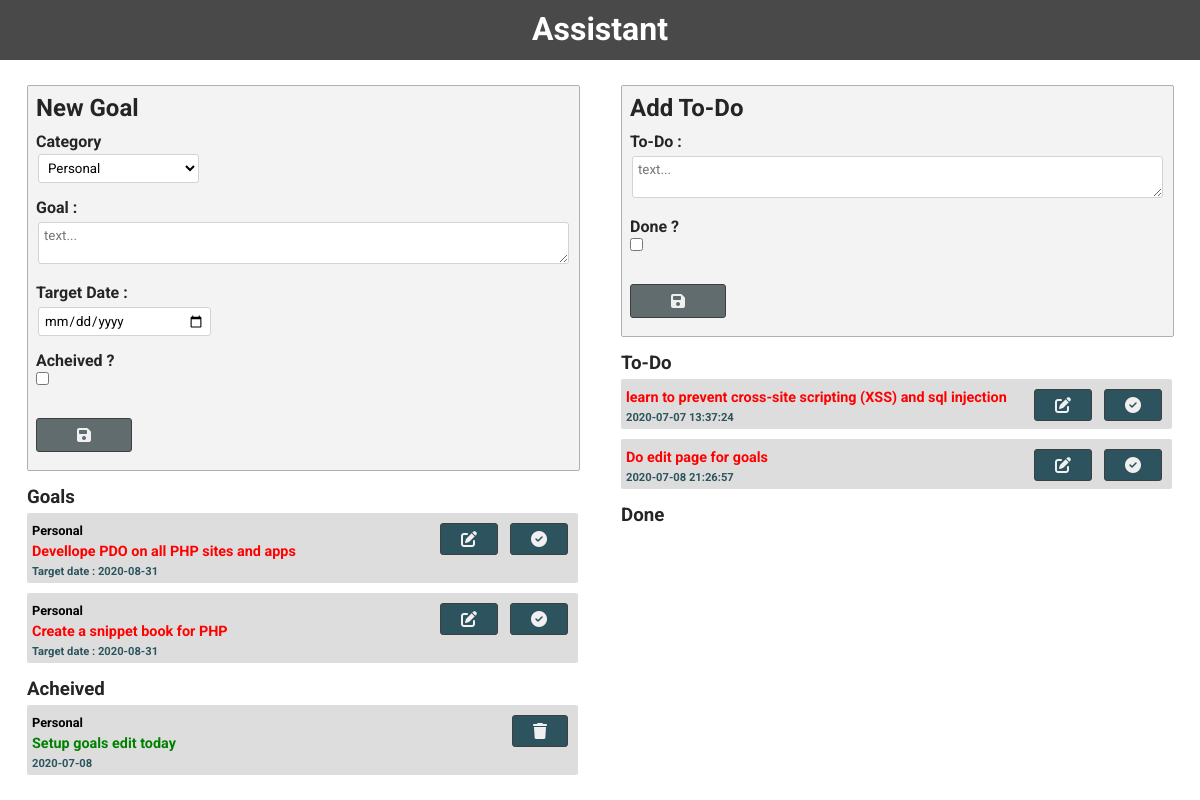
The page / on the database its author committed.
### tables this page shows
CREATE TABLE `goals` (
  `goal_id` int(11) NOT NULL,
  `goal_category` int(11) NOT NULL,
  `goal_text` varchar(255) NOT NULL,
  `goal_date` date NOT NULL,
  `goal_complete` int(11) NOT NULL
);

CREATE TABLE `todo` (
  `id` int(11) NOT NULL,
  `todo_text` varchar(255) NOT NULL,
  `todo_date` timestamp NOT NULL DEFAULT CURRENT_TIMESTAMP ON UPDATE CURRENT_TIMESTAMP,
  `todo_complete` int(11) NOT NULL
);

### index.php (the view, shortened to what this page needs)
<?php
include 'connect.php';
?>
<!DOCTYPE html>
<html lang="en">
<head>
    <link rel="stylesheet" href="style.css">
    <link href="src/facebox.css" media="screen" rel="stylesheet" type="text/css" />
</head>
<body>
<div id="container">
    <h1>Assistant</h1>
    <div class="container-top">
    <form action="insert_goal.php" method="post">
    <h2>New Goal</h2>
        <label class="label" for="cat">Category</label>
        <select name="cat" id="cat">
            <option value="0">Personal</option>
        </select>
        <label class="label" for="text">Goal :</label>
        <textarea name="text" id="text" placeholder="text..."></textarea>
        <label class="label" for="goaldate">Target Date :</label>
        <input type="date" id="goaldate" name="goaldate">
        <label class="label" for="complete">Acheived ?</label><br>
        <input title="yes" type="checkbox" id="complete" name="complete" value="1"><br><br>
        <button title="save" type="submit" class="fas fa-save"></button>
    </form>
    <?php
    $sql = "SELECT * FROM goals";
    print("<h3>Goals</h3>");
    $result = mysqli_query($conn, $sql) or die(mysqli_error($conn));
    while($row = mysqli_fetch_array($result)){
        if($row['goal_complete'] == 0){
            if($row['goal_category'] == 0){
                $cat = "Personal";
              } elseif ($row['goal_category' == 1]){
                $cat = "Professional";
              } else {
                $cat = "Other";
              }
              echo "<div class='goal'>";
              echo "<a rel='facebox' href='edit_goal.php?id=" . $row['goal_id'] . "'><button title='edit' id='btn' class='btnEdit fas fa-edit'></button></a><a href='complete.php?id=" . $row['goal_id'] . "'><button title='done' id='btn' class='btnComplete fas fa-check-circle'></button></a><p style='color: black; font-size: 0.8em;'>";
              echo $cat . "</p><p class='ptext'>" . $row['goal_text'] . "</p>" . "<p style='font-size: 0.7em; color: #2d545e;'>Target date : " . $row['goal_date'];
              echo "</p></div>";
        }
    }
    print("<h3>Acheived</h3>");
    $result = mysqli_query($conn, $sql) or die(mysqli_error($conn));
    while($row = mysqli_fetch_array($result)){
        if($row['goal_complete'] != 0){
            if($row['goal_category'] == 0){
                $cat = "Personal";
              } elseif ($row['goal_category' == 1]){
                $cat = "Professional";
              } else {
                $cat = "Other";
              }
              echo "<div class='goalx'>";
              echo "<a href='delete.php?id=" . $row['goal_id'] . "'><button title='delete' id='btn' class='btnDelete fas fa-trash'></button></a><p style='color: black; font-size: 0.8em;'>";
              echo $cat . "</p><p class='ptext'>" . $row['goal_text'] . "</p>" . "<p style='font-size: 0.7em; color: #2d545e;'>" . $row['goal_date'];
              echo "</p></div>";
        }
    }
    ?>
    </div>
    <div class="container-bottom">
    <form action="insert_todo.php" method="post">
    <h2>Add To-Do</h2>
        <label class="label" for="text">To-Do :</label>
        <textarea name="text" id="text" placeholder="text..."></textarea>
        <label class="label" for="complete">Done ?</label><br>
        <input title="yes" type="checkbox" id="complete" name="complete" value="1"><br><br>
        <button title="save" type="submit" class="fas fa-save"></button>
    </form>
    <?php
    $sql = "SELECT * FROM todo";
    $result = mysqli_query($conn, $sql) or die(mysqli_error($conn));
    print("<h3>To-Do</h3>");
    while($row = mysqli_fetch_array($result)){
        if($row['todo_complete'] == 0){
            echo "<div class='todo'>";
            echo "<a rel='facebox' href='edit_todo.php?id=" . $row['id'] . "'><button title='edit' id='btn' class='btnEdit fas fa-edit'></button></a><a href='completetd.php?id=" . $row['id'] . "'><button title='done' id='btn' class='btnComplete fas fa-check-circle'></button></a><p class='ptext'>";
            echo $row['todo_text'] . "</p>" . "<p style='font-size: 0.7em; color: #2d545e;'>" . $row['todo_date'];
            echo "</p></div>";
        }
    }
    ?>
    <?php
    print("<h3>Done</h3>");
    ?>
    </div>
</div>
</body>
</html>

### style.css (style rules this page uses)
* { padding: 0; margin: 0; font-family: 'Roboto', sans-serif; }
html, body { height: 100%; width: 100%; }
h1 { text-align: center; height: 50px; width: 100%; color: white; background: #494949; padding-top: 10px; margin-bottom: 25px; }
h2 { color: #252525; margin-bottom: 10px; }
h3 { color: #252525; margin: 15px 0 5px 0; }
#container { width: auto; background: white; height: 100%; position: relative; }
.label { color: #252525; font-weight: bold; width: 100%; float: left; }
#cat { width: 30%; background: white; padding: 5px; margin: 3px 0 15px 2px; border: 1px solid lightgray; border-radius: 3px; }
#text, #goaldate { width: 97%; background: white; padding: 5px; margin: 5px 0 15px 2px; border: 1px solid lightgray; border-radius: 3px; }
#goaldate { width: 30%; background: white; margin: 5px 0 15px 2px; border: 1px solid lightgray; border-radius: 3px; }
.container-top { position: absolute; margin:0 auto 20px 27px; height: auto; float: left; width: 46%; }
.container-bottom { position: absolute; margin-bottom: 20px; height: auto; right: 27px; float: right; width: 46%; }
form { padding: 8px; display: block; border: 1px solid #b1b0b0; border-radius: 2px; width: 97%; background: #f3f3f3; }
button { padding: 8px 40px; color: #f0f0f0; font-size: medium; font-weight: bold; margin: 10px 0; background: #616c6e; border-radius: 3px; border: 1px solid #3f3f3f; cursor: pointer; }
.todox, .goalx { position: relative; width: 98%; padding: 5px; margin-bottom: 10px ; height: auto; background: #dddddd; color: green; font-weight: bold; border-radius: 2px; }
.todo, .goal { position: relative; width: 98%; padding: 5px; margin-bottom: 10px; height: auto; background: #dddddd; color: red; font-weight: bold; border-radius: 2px; }
.todox p, .goalx p, .goal p, .todo p { margin-top: 5px; }
.ptext { height: auto; width: 75%; font-size: 0.9em; }
#btn { position: absolute; top: 0; right: 10px; padding: 7px 20px; background: #2d545e; }
.btnEdit { position: absolute; top: 0; right: 0; padding: 7px 20px; background: #2d545e; padding: 8px 40px; color: #f0f0f0; font-size: medium; font-weight: bold; margin: 10px 70px 10px 0; border-radius: 3px; border: 1px solid #3f3f3f; cursor: pointer; }

### rows shown on the page
goals: goal_category "Personal", goal_text "Devellope PDO on all PHP sites and apps", goal_date "2020-08-31"
goals: goal_category "Personal", goal_text "Create a snippet book for PHP", goal_date "2020-08-31"
goals: goal_category "Personal", goal_text "Setup goals edit today", goal_date "2020-07-08"
todo: todo_text "learn to prevent cross-site scripting (XSS) and sql injection", todo_date "2020-07-07 13:37:24"
todo: todo_text "Do edit page for goals", todo_date "2020-07-08 21:26:57"
